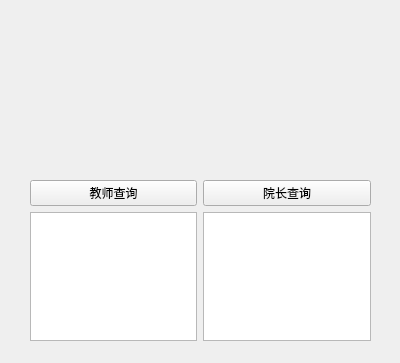
<?xml version="1.0" encoding="UTF-8"?>
<ui version="4.0">
 <class>Form</class>
 <widget class="QWidget" name="Form">
  <property name="geometry">
   <rect>
    <x>0</x>
    <y>0</y>
    <width>400</width>
    <height>363</height>
   </rect>
  </property>
  <property name="windowTitle">
   <string>机电学院</string>
  </property>
  <widget class="QWidget" name="layoutWidget">
   <property name="geometry">
    <rect>
     <x>30</x>
     <y>180</y>
     <width>341</width>
     <height>161</height>
    </rect>
   </property>
   <layout class="QHBoxLayout" name="horizontalLayout">
    <item>
     <layout class="QVBoxLayout" name="verticalLayout_2">
      <item>
       <widget class="QPushButton" name="pushButton">
        <property name="text">
         <string>教师查询</string>
        </property>
       </widget>
      </item>
      <item>
       <widget class="QTextBrowser" name="textBrowser"/>
      </item>
     </layout>
    </item>
    <item>
     <layout class="QVBoxLayout" name="verticalLayout_3">
      <item>
       <widget class="QPushButton" name="pushButton_2">
        <property name="text">
         <string>院长查询</string>
        </property>
       </widget>
      </item>
      <item>
       <widget class="QTextBrowser" name="textBrowser_2"/>
      </item>
     </layout>
    </item>
   </layout>
  </widget>
  <widget class="QWidget" name="horizontalLayoutWidget">
   <property name="geometry">
    <rect>
     <x>30</x>
     <y>30</y>
     <width>331</width>
     <height>131</height>
    </rect>
   </property>
   <layout class="QHBoxLayout" name="horizontalLayout_2">
    <item>
     <widget class="QLabel" name="label">
      <property name="styleSheet">
       <string notr="true">border-image: url(:/picture/HIT_picture(8).jpg);</string>
      </property>
      <property name="text">
       <string/>
      </property>
     </widget>
    </item>
   </layout>
  </widget>
 </widget>
 <resources>
  <include location="../picture/picture.qrc"/>
 </resources>
 <connections/>
</ui>
